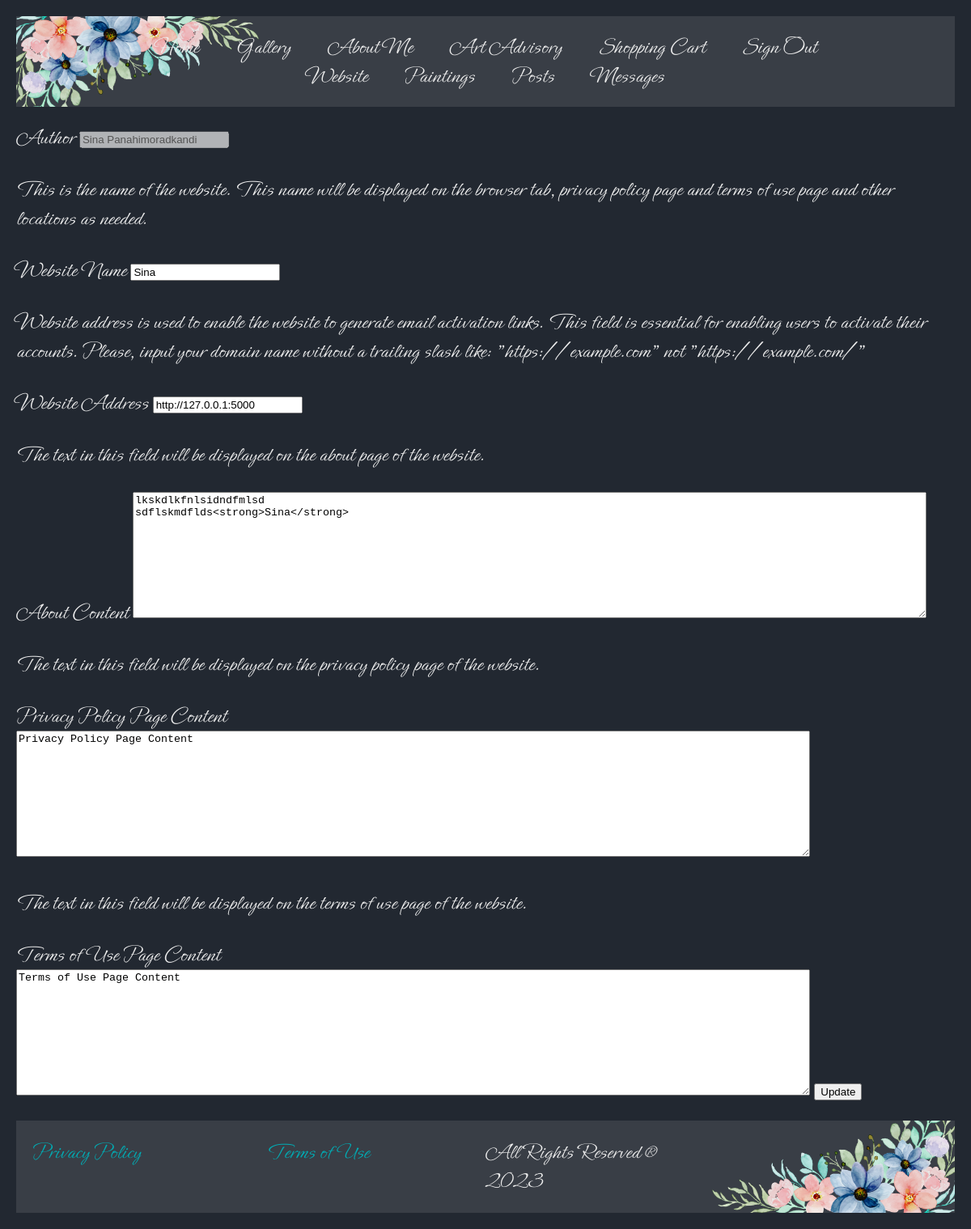
Screenshot of /admin/website (signed in) with the database file from the repository.
### fiona/models/website.py (models this page shows, shortened)
class Website(db.Model):
    __tablename__ = 'website'
    id                          = Column(Integer, primary_key=True, autoincrement=True)
    author                      = Column(String(128), nullable=False, default="Sina Panahimoradkandi")
    name                        = Column(String(128), nullable=False, default='Website Name')
    name_description            = Column(Text, nullable=False,
                                         default='''This is the name of the website. This name will be displayed on the
                                         browser tab, privacy policy page and terms of use page and other locations as
                                         needed.''')
    address                     = Column(String(128), nullable=False, default="http://127.0.0.1:5000")
    address_description         = Column(Text, nullable=False,
                                         default='''Website address is used to enable the website to
                                         generate email activation links. This field is essential for enabling
                                         users to activate their accounts. Please, input your domain name
                                         without a trailing slash like: "https://example.com" not
                                         "https://example.com/"''')
    about_content               = Column(Text, nullable=False, default='About Page Content')
    about_description           = Column(Text, nullable=False,
                                         default='''The text in this field will be displayed on the about page of the website.''')
    privacy_policy_content      = Column(Text, nullable=False, default='Privacy Policy Page Content')
    privacy_policy_description  = Column(Text, nullable=False,
                                         default='''The text in this field will be displayed on the privacy policy page of the website.''')
    terms_of_use_content        = Column(Text, nullable=False, default='Terms of Use Page Content')
    terms_of_use_description    = Column(Text, nullable=False,
                                         default='''The text in this field will be displayed on the terms of use page of the website.''')
    since                       = Column(DateTime, nullable=False, default=datetime.utcnow)

### fiona/admin.py (the view, shortened to what this page needs)
@app.route('/admin', methods=['GET','POST'])
@app.route('/admin/website', methods=['GET','POST'])
def website():
    website = Website.query.first()
    title = website.name + ' | Website Settings'
    website.about_content = convert_html_to_text(website.about_content)
    website.privacy_policy_content = convert_html_to_text(website.privacy_policy_content)
    website.terms_of_use_content = convert_html_to_text(website.terms_of_use_content)
    if 'user_id' in session and 'is_admin' in session and request.method == 'GET':
        return render_template('admin/website.html', title=title, website=website)

### fiona/utilities.py (called while the page is built)
def convert_html_to_text(html_text):
    inner_text = re.sub(r'<p>', '', html_text, flags=re.DOTALL)
    inner_text = re.sub(r'</p>', '', inner_text, flags=re.DOTALL)
    normalized_text = re.sub(r'\n+', '\n', inner_text)
    trimmed_text = normalized_text.strip()
    return trimmed_text

### fiona/templates/admin/website.html
{% extends 'layouts/default.html' %}
{% block content %}
<form action="" method="POST" id="admin-website">
    <label for="author">Author</label>
    <input name="author" id="author" type="text" value="{{ website.author }}" disabled>
    <p>{{website.name_description}}</p>
    <label for="name">Website Name</label>
    <input name ="name" id="name" type="text" value="{{website.name}}">
    <p>{{website.address_description}}</p>
    <label for="address">Website Address</label>
    <input name ="address" id="address" type="text" value="{{website.address}}">
    <p>{{website.about_description}}</p>
    <label for="about-content">About Content</label>
    <textarea name ="about-content" id="about-content" type="text" cols="120" rows="10">{{website.about_content}}</textarea>
    <p>{{website.privacy_policy_description}}</p>
    <label for="privacy-policy-description">Privacy Policy Page Content</label>
    <textarea name ="privacy-policy-content" id="privacy-policy-content" type="text" cols="120" rows="10">{{website.privacy_policy_content}}</textarea>
    <p>{{website.terms_of_use_description}}</p>
    <label for="terms-of-use-description">Terms of Use Page Content</label>
    <textarea name ="terms-of-use-content" id="terms-of-use-content" type="text" cols="120" rows="10">{{website.terms_of_use_content}}</textarea>
    <input type="submit" name="submit" id="submit" value="Update">
</form>
{% endblock %}

### fiona/static/css/main.css (style rules this page uses)
:root { --background-color: #222831; --element-color: #393E46; --highlight-color: #00ADB5; --text-color: #EEEEEE; --default-font-size: 28px; --smaller-font-size: 26px; --default-margin: 20px 20px 0 20px; }
body { margin: 0; padding: 0; box-sizing: border-box; background-color: var(--background-color); font-family: 'primary-font'; color: var(--text-color); font-size: var(--default-font-size); }

### rows the page displays
Website: author "Sina Panahimoradkandi", name_description "This is the name of the website. This name will be displayed on the browser tab, privacy policy page and terms of use page and other locations as needed.", name "Sina", address_description "Website address is used to enable the website to generate email activation links. This field is essential for enabling users to activate their accounts. Please, input your domain name without a trailing slash like: \"https://example.com\" not \"https://example.com/\"", address "http://127.0.0.1:5000", about_description "The text in this field will be displayed on the about page of the website.", about-content "lkskdlkfnlsidndfmlsd sdflskmdflds<strong>Sina</strong>", privacy_policy_description "The text in this field will be displayed on the privacy policy page of the website.", privacy-policy-content "Privacy Policy Page Content", terms_of_use_description "The text in this field will be displayed on the terms of use page of the website.", terms-of-use-content "Terms of Use Page Content"
